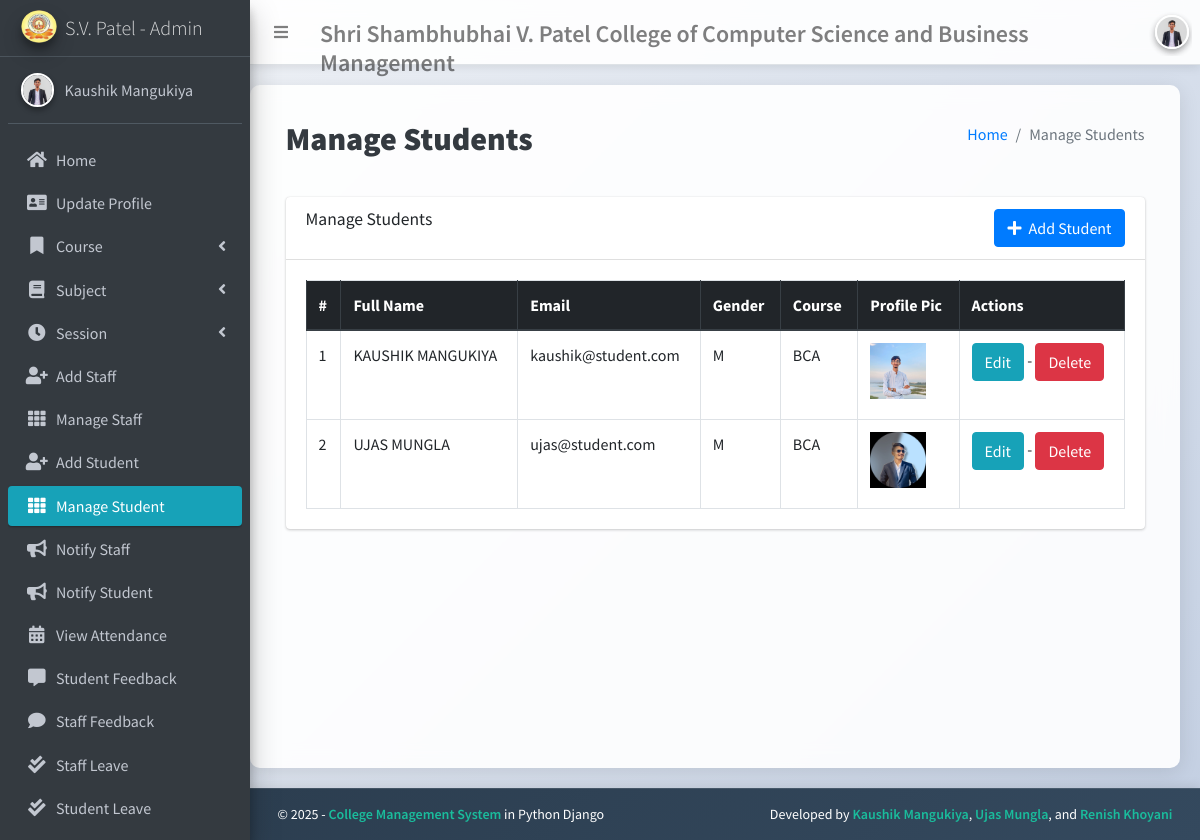
Page /student/manage/ (signed in) on the committed database.
### main_app/models.py (models this page shows, shortened)
class CustomUser(AbstractUser):
    USER_TYPE = ((1, "HOD"), (2, "Staff"), (3, "Student"))
    GENDER = [("M", "Male"), ("F", "Female")]
    id = models.AutoField(primary_key=True)
    username = None  # Removed username, using email instead
    email = models.EmailField(unique=True)
    user_type = models.CharField(default=1, choices=USER_TYPE, max_length=1)
    gender = models.CharField(max_length=1, choices=GENDER)
    profile_pic = models.ImageField()
    address = models.TextField()
    fcm_token = models.TextField(default="")  # For firebase notifications
    created_at = models.DateTimeField(auto_now_add=True)
    updated_at = models.DateTimeField(auto_now=True)
    USERNAME_FIELD = "email"
    REQUIRED_FIELDS = []
    objects = CustomUserManager()

class Student(models.Model):
    admin = models.OneToOneField(CustomUser, on_delete=models.CASCADE)
    course = models.ForeignKey(Course, on_delete=models.DO_NOTHING, null=True, blank=False)
    session = models.ForeignKey(Session, on_delete=models.DO_NOTHING, null=True)

class Course(models.Model):
    name = models.CharField(max_length=120)
    created_at = models.DateTimeField(auto_now_add=True)
    updated_at = models.DateTimeField(auto_now=True)

### main_app/hod_views.py (the view)
# urls.py: path("student/manage/", hod_views.manage_student, name='manage_student'),
def manage_student(request):
    if not check_user_authentication(request):
        return redirect('/login')
    students = CustomUser.objects.filter(user_type=3)
    context = {
        'students': students,
        'page_title': 'Manage Students'
    }
    return render(request, "hod_template/manage_student.html", context)

### main_app/hod_views.py (called while the page is built)
def check_user_authentication(request):
    if not request.user.is_authenticated:
        messages.error(request, "You must be logged in to access this page.")
        return False
    return True

### main_app/templates/hod_template/manage_student.html
{% extends 'main_app/base.html' %}
{% load static %}
{% block page_title %}{{page_title}}{% endblock page_title %}
{% block content %}
<section class="content">
    <div class="container-fluid">
        <div class="row">
            <div class="col-md-12">
                <div class="card">
                    <div class="card-header">
                        <div class="d-flex justify-content-between">
                            <h3 class="card-title">{{page_title}}</h3>
                            <div>
                                <a href="{% url 'add_student' %}" class="btn btn-primary">
                                    <i class="fas fa-plus mr-1"></i> Add Student
                                </a>
                            </div>
                        </div>
                    </div>
                    <div class="card-body">
                        <table id="example2" class="table table-bordered table-hover">
                            <thead class="thead-dark">
                                <tr>
                                    <th>#</th>
                                    <th>Full Name</th>
                                    <th>Email</th>
                                    <th>Gender</th>
                                    <th>Course</th>
                                    <th>Profile Pic</th>
                                    <th>Actions</th>
                                </tr>
                            </thead>
                            <tbody>
                                {% for student in students %}
                                <tr>
                                    <td>{{ forloop.counter }}</td>
                                    <td>{{student.first_name}} {{student.last_name}}</td>
                                    <td>{{student.email}}</td>
                                    <td>{{student.gender}}</td>
                                    <td>{{student.student.course.name}}</td>
                                    <td>
                                        {% if student.profile_pic == ""  %}
                                        No Image
                                        {% else %}
                                        <img class="img img-fluid mb-2" height="56" width="56"
                                            src="{{student.profile_pic}}" alt="">
                                        {% endif %}
                                    </td>
                                    <td><a href="{% url 'edit_student' student.student.id %}" class="btn btn-info">Edit</a> -
                                        <a href="{% url 'delete_student' student.student.id %}" class="btn btn-danger" onclick="return confirm('Are you sure about this ?')">Delete</a>
                                    </td>
                                </tr>
                                {% endfor %}
                            </tbody>
                        </table>
                    </div>
                </div>
            </div>
        </div>
    </div>
</section>
{% endblock content %}

### main_app/templates/main_app/sidebar_template.html (shortened to what this page needs)
{% load static %}
<aside class="main-sidebar sidebar-dark-info elevation-4">
    <a href="{% if request.user.user_type == '1' %}{% url 'admin_home' %}{% elif request.user.user_type == '2' %}{% url 'staff_home' %}{% else %}{% url 'student_home' %}{% endif %}"
        class="brand-link">
        <img src="{% static 'assets/images/icon/logo.png' %}" alt="Logo" class="brand-image img-circle elevation-3">
        <span class="brand-text font-weight-light">
            S.V. Patel -
            {% if request.user.user_type == '1' %}Admin
            {% elif request.user.user_type == '2' %}Staff
            {% else %}Student
            {% endif %}
        </span>
    </a>
    <div class="sidebar">
        <div class="user-panel mt-3 pb-3 mb-3 d-flex">
            <a href="{% if request.user.user_type == '1' %}{% url 'admin_view_profile' %}{% elif request.user.user_type == '2' %}{% url 'staff_view_profile' %}{% else %}{% url 'student_view_profile' %}{% endif %}">
                <div class="image">
                    <img src="{{ request.user.profile_pic }}" class="img-circle elevation-2" alt="User Image">
                </div>
                <div class="info">
                    <a href="{% if request.user.user_type == '1' %}{% url 'admin_view_profile' %}{% elif request.user.user_type == '2' %}{% url 'staff_view_profile' %}{% else %}{% url 'student_view_profile' %}{% endif %}"
                        class="d-block"> {{ user.first_name }} {{ user.last_name }}</a>
                </div>
            </a>
        </div>
        <nav class="mt-2">
            <ul class="nav nav-pills nav-sidebar flex-column" data-widget="treeview" role="menu" data-accordion="false">
                {% if request.user.user_type == '1' %}
                <li class="nav-item">
                    {% url 'admin_home' as admin_home %}
                    <a href="{{ admin_home }}" class="nav-link {% if admin_home == request.path %} active {% endif %}">
                        <i class="nav-icon fas fa-home"></i>
                        <p>Home</p>
                    </a>
                </li>
                <li class="nav-item">
                    {% url 'admin_view_profile' as admin_view_profile %}
                    <a href="{{ admin_view_profile }}"
                        class="nav-link {% if admin_view_profile == request.path %} active {% endif %}">
                        <i class="nav-icon fas fa-address-card"></i>
                        <p>Update Profile</p>
                    </a>
                </li>
                <li class="nav-item has-treeview">
                    <a href="#" class="nav-link">
                        <i class="nav-icon fas fa-bookmark"></i>
                        <p>Course <i class="fas fa-angle-left right"></i></p>
                    </a>
                </li>
                <li class="nav-item has-treeview">
                    <a href="#" class="nav-link">
                        <i class="nav-icon fas fa-book"></i>
                        <p>Subject <i class="fas fa-angle-left right"></i></p>
                    </a>
                </li>
                <li class="nav-item has-treeview">
                    <a href="#" class="nav-link">
                        <i class="nav-icon fas fa-clock"></i>
                        <p>Session <i class="fas fa-angle-left right"></i></p>
                    </a>
                </li>
                <li class="nav-item">
                    {% url 'add_staff' as add_staff %}
                    <a href="{{ add_staff }}" class="nav-link {% if add_staff == request.path %} active {% endif %}">
                        <i class="nav-icon fas fa-user-plus"></i>
                        <p>Add Staff</p>
                    </a>
                </li>
                <li class="nav-item">
                    {% url 'manage_staff' as manage_staff %}
                    <a href="{{ manage_staff }}"
                        class="nav-link {% if manage_staff == request.path %} active {% endif %}">
                        <i class="nav-icon fas fa-th"></i>
                        <p>Manage Staff</p>
                    </a>
                </li>
                <li class="nav-item">
                    {% url 'add_student' as add_student %}
                    <a href="{{ add_student }}" class="nav-link {% if add_student == request.path %} active {% endif %}">
                        <i class="nav-icon fas fa-user-plus"></i>
                        <p>Add Student</p>
                    </a>
                </li>
                <li class="nav-item">
                    {% url 'manage_student' as manage_student %}
                    <a href="{{ manage_student }}"
                        class="nav-link {% if manage_student == request.path %} active {% endif %}">
                        <i class="nav-icon fas fa-th"></i>
                        <p>Manage Student</p>
                    </a>
                </li>
                <li class="nav-item">
                    {% url 'admin_notify_staff' as admin_notify_staff %}
                    <a href="{{ admin_notify_staff }}"
                        class="nav-link {% if admin_notify_staff == request.path %} active {% endif %}">
                        <i class="nav-icon fas fa-bullhorn"></i>
                        <p>Notify Staff</p>
                    </a>
                </li>
                <li class="nav-item">
                    {% url 'admin_notify_student' as admin_notify_student %}
                    <a href="{{ admin_notify_student }}"
                        class="nav-link {% if admin_notify_student == request.path %} active {% endif %}">
                        <i class="nav-icon fas fa-bullhorn"></i>
                        <p>Notify Student</p>
                    </a>
                </li>
                <li class="nav-item">
                    {% url 'admin_view_attendance' as admin_view_attendance %}
                    <a href="{{ admin_view_attendance }}"
                        class="nav-link {% if admin_view_attendance == request.path %} active {% endif %}">
                        <i class="nav-icon fas fa-calendar-alt"></i>
                        <p>View Attendance</p>
                    </a>
                </li>
                <li class="nav-item">
                    {% url 'student_feedback_message' as student_feedback_message %}
                    <a href="{{ student_feedback_message }}"
                        class="nav-link {% if student_feedback_message == request.path %} active {% endif %}">
                        <i class="nav-icon fas fa-comment-alt"></i>
                        <p>Student Feedback</p>
                    </a>
                </li>
                <li class="nav-item">
                    {% url 'staff_feedback_message' as staff_feedback_message %}
                    <a href="{{ staff_feedback_message }}"
                        class="nav-link {% if staff_feedback_message == request.path %} active {% endif %}">
                        <i class="nav-icon fas fa-comment"></i>
                        <p>Staff Feedback</p>
                    </a>
                </li>
                <li class="nav-item">
                    {% url 'view_staff_leave' as view_staff_leave %}
                    <a href="{{ view_staff_leave }}"
                        class="nav-link {% if view_staff_leave == request.path %} active {% endif %}">
                        <i class="nav-icon fas fa-check-double"></i>
                        <p>Staff Leave</p>
                    </a>
                </li>
                <li class="nav-item">
                    {% url 'view_student_leave' as view_student_leave %}
                    <a href="{{ view_student_leave }}"
                        class="nav-link {% if view_student_leave == request.path %} active {% endif %}">
                        <i class="nav-icon fas fa-check-double"></i>
                        <p>Student Leave</p>
                    </a>
                </li>
                {% endif %}
                <li class="nav-item">
                    <a href="{% url 'user_logout' %}"
                        onclick="return confirm('Your session would be terminated.\n\nProceed?')" class="nav-link">
                    </a>
                </li>
            </ul>
        </nav>
    </div>
</aside>

### main_app/templates/main_app/base.html (style rules this page uses)
body { background: linear-gradient(135deg, #f5f7fa, #c3cfe2); font-family: 'Source Sans Pro', sans-serif; }
.user-panel img { border: 2px solid #fff; box-shadow: 0 2px 5px rgba(0, 0, 0, 0.1); }

### rows in the picture
CustomUser: first_name "Kaushik", last_name "Mangukiya"
CustomUser: first_name "KAUSHIK", last_name "MANGUKIYA", email "kaushik@student.com", gender "M", student.course.name "BCA", profile_pic (picture)
CustomUser: first_name "UJAS", last_name "MUNGLA", email "ujas@student.com", gender "M", student.course.name "BCA", shows a picture

### other values in the picture
{{ page_title }} "Manage Students"
